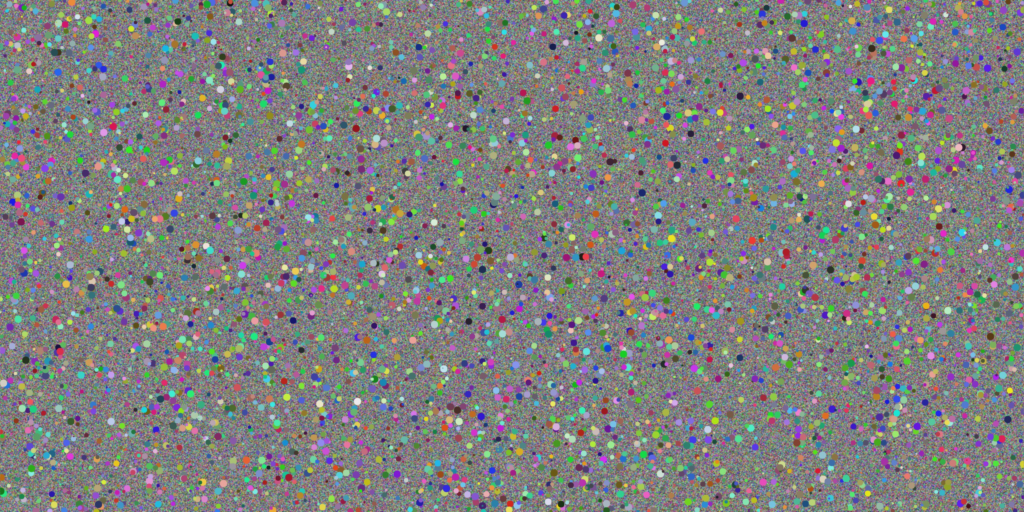
#> input picture panorama-view/viewer/fixtures/reference.jpg, 3072 x 1536 px (shown at 1/3 size)
$ python -i inspect_panorama.py   (imports and definitions only)
#> lines starting #> are read from the running program, lines starting #| are printed output that depends on the picture
### archive/360-view/stitching-lab/synthetic.py
"""Deterministic pinhole views of a synthetic textured sphere; NOT a real-room test."""
import argparse
import json
from pathlib import Path
import zlib

import cv2 as cv
import numpy as np
from PIL import Image


def rotation(yaw, elevation):
    yaw, elevation = np.radians([yaw, elevation])
    forward = np.array([np.sin(yaw) * np.cos(elevation), -np.sin(elevation), np.cos(yaw) * np.cos(elevation)])
    right = np.array([np.cos(yaw), 0, -np.sin(yaw)])
    down = np.cross(forward, right)
    return np.column_stack([right, down, forward]).astype(np.float32)


def render(texture, intrinsic, camera_to_world, width, height):
    y, x = np.mgrid[:height, :width].astype(np.float32)
    rays = np.stack([x, y, np.ones_like(x)], axis=-1) @ np.linalg.inv(intrinsic).T @ camera_to_world.T
    rays /= np.linalg.norm(rays, axis=-1, keepdims=True)
    longitude = np.arctan2(rays[:, :, 0], rays[:, :, 2])
    latitude = np.arcsin(-rays[:, :, 1])
    map_x = ((longitude / (2 * np.pi) + .5) * texture.shape[1] - .5).astype(np.float32)
    map_y = ((.5 - latitude / np.pi) * texture.shape[0] - .5).astype(np.float32)
    return cv.remap(texture, map_x, map_y, cv.INTER_LINEAR, borderMode=cv.BORDER_WRAP)


# [45 lines left out: function create_fixture, not called in this run]


# [6 lines that do not run on import are left out]

### archive/360-view/stitching-lab/inspect_panorama.py
"""Make six rectilinear inspection views; these do not certify stitching quality."""
import argparse
from pathlib import Path

import cv2 as cv
import numpy as np
from PIL import Image, ImageDraw

from synthetic import render, rotation


def make_sheet(panorama, destination):
#> called with destination = 'out.png'
    path = Path(destination)
    if path.exists():
        raise ValueError('Inspection output already exists.')
    with Image.open(panorama) as source:
#> source is the input picture: PIL image 3072x1536 RGB; mean R, G, B 127.4, 127.8, 127.5
        if source.width != 2 * source.height or source.width * source.height > 40_000_000:
            raise ValueError('Expected bounded 2:1 equirectangular image.')
        image = cv.cvtColor(np.asarray(source.convert('RGB')), cv.COLOR_RGB2BGR)
    size = 512
    intrinsic = np.array([[256, 0, 256], [0, 256, 256], [0, 0, 1]], np.float32)
    sheet = Image.new('RGB', (3 * size, 2 * (size + 32)), '#202020')
#> sheet: PIL image 1536x1088 RGB; every value is 32
    draw = ImageDraw.Draw(sheet)
    for i, (yaw, elevation, label) in enumerate([(0, 0, 'Front'), (90, 0, 'Right'), (180, 0, 'Back / wrap seam'),
                                               (270, 0, 'Left'), (0, 90, 'Ceiling'), (0, -90, 'Floor')]):
        view = render(image, intrinsic, rotation(yaw, elevation), size, size)
        x, y = i % 3 * size, i // 3 * (size + 32)
        sheet.paste(Image.fromarray(cv.cvtColor(view, cv.COLOR_BGR2RGB)), (x, y + 32))
        draw.text((x + 8, y + 8), label, fill='white')
#> this loop made 6 passes
#> pass 1, in render, `rays = np.stack([x, y, np.ones_like(x)], axis=-1) @ np.linalg.inv(intr..`:
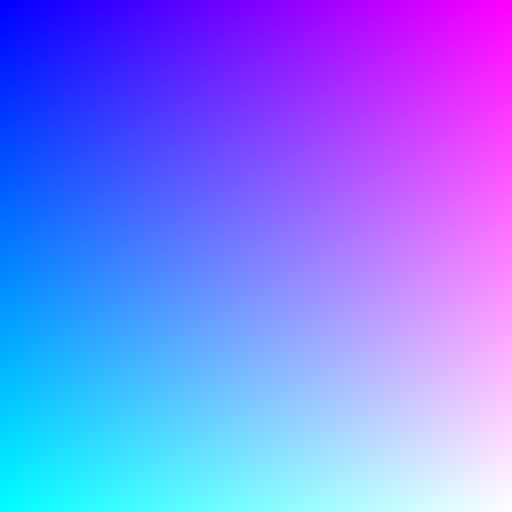
#> rays: shape (512, 512, 3) float32; mean of channels 0, 1, 2 -0.00195, -0.00195, 1; drawn with min black and max white
#> pass 1, in render, `rays /= np.linalg.norm(rays, axis=-1, keepdims=True)`:
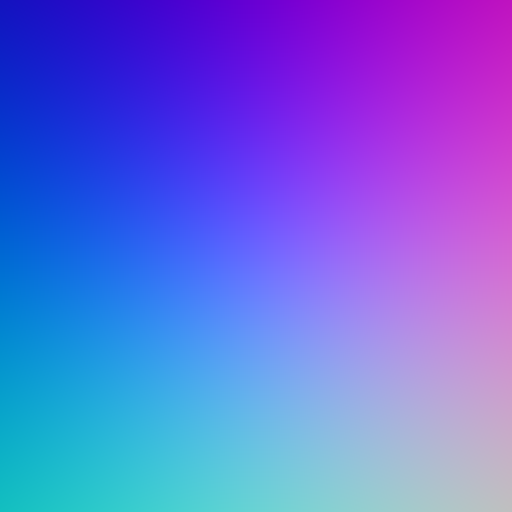
#> rays: shape (512, 512, 3) float32; mean of channels 0, 1, 2 -0.00129, -0.00129, 0.793; drawn with min black and max white
#> pass 1, in render, `longitude = np.arctan2(rays[:, :, 0], rays[:, :, 2])`:
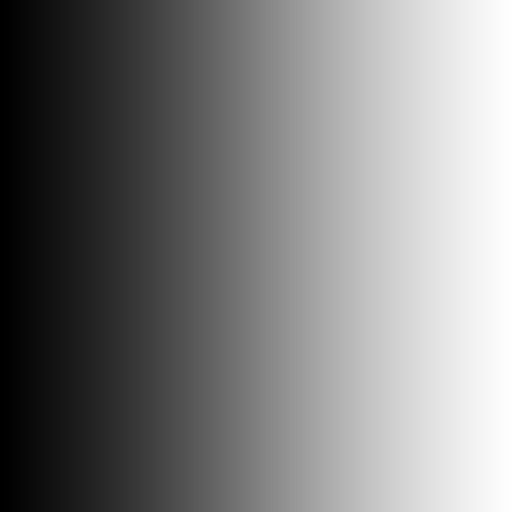
#> longitude: shape (512, 512) float32; min -0.785, max 0.783, mean -0.00153; drawn with min black and max white
#> pass 1, in render, `latitude = np.arcsin(-rays[:, :, 1])`:
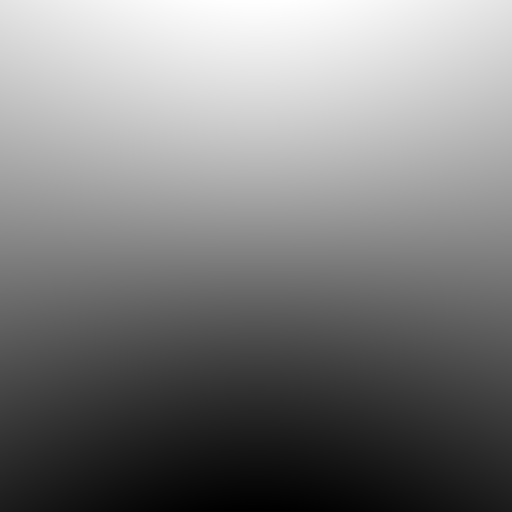
#> latitude: shape (512, 512) float32; min -0.783, max 0.785, mean 0.00141; drawn with min black and max white
#> after the loop:
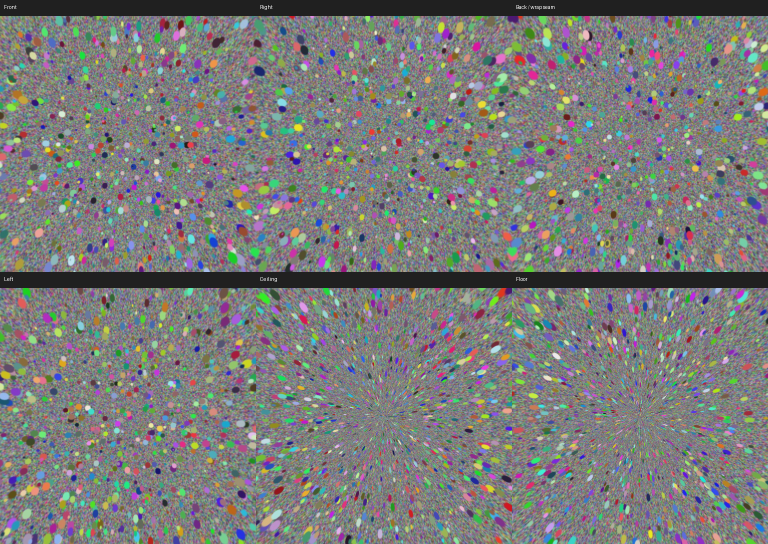
#> sheet: PIL image 1536x1088 RGB (shown at 1/2 size); mean R, G, B 122, 122.3, 121.6
#> after the loop:
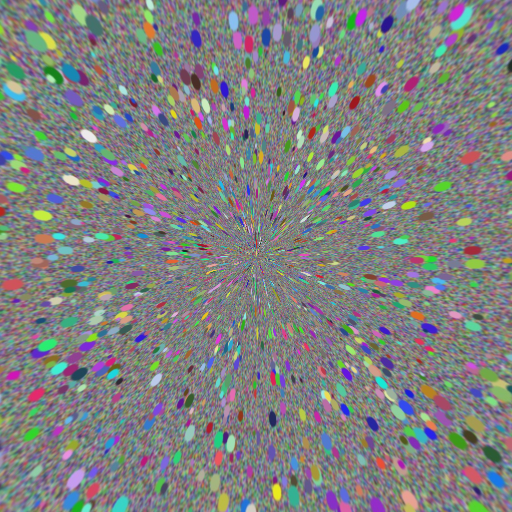
#> view: shape (512, 512, 3); mean B, G, R 128.7, 128.1, 127.3
    sheet.save(path)


# [6 lines not run here, left out]

>>> result = make_sheet('../../../panorama-view/viewer/fixtures/reference.jpg', 'out.png')
